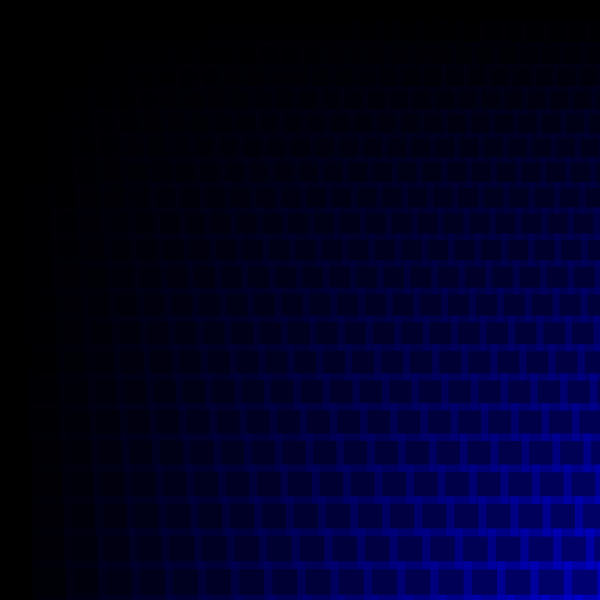
Frame 1 (no input)
Frame 60 (the mouse pressed at the canvas centre just before this capture): identical to frame 1, image omitted
Frame 120 (the mouse held since frame 60 and released just before this capture): identical to frame 1, image omitted

The Processing sketch that drew this single still picture (run headless with seeded random() and noise(); from frame 60 on, the mouse is pressed at the canvas centre):

// Processing sketch: processing_38838
// ── processing_38838.pde

/**********************************************************************
 *
 *          Title:  gradientShapes
 *         Author:  Matt Richard, matthewrichard.net
 *
 *    Description:  This example shows how to use nested for loops to 
 *                  create patterns in both the x and y axis. I have
 *                  also included a function that will draw equalateral
 *                  triangles. There are several render modes displaying
 *                  different patterns each of which can be accessed by
 *                  pressing the number keys. This is accomplished by using
 *                  the keyPressed() function native to Processing.
 *
 *           Date:  9/22/2011
 *
 **********************************************************************/
int renderMode = 1;

void setup() {
  size(600, 600);
  smooth();
}

void draw() {
  background(0);
  noStroke();

  if ( renderMode == 1 ) {
    // rectangles
    float rectWidth = 25.0;
    for (float y = 0.0; y < height; y += rectWidth * 0.8) {

      for (float x = 0.0; x < width; x +=  rectWidth * 0.8) {

        float bColor = map(x * y, 0, width * height, 0, 255);       

        fill(0, 0, bColor, 128);
        rect(x, y, rectWidth, rectWidth);
        rectWidth *= 1.001;
      }
    }
  } 
  else if ( renderMode == 2 ) {
    // circles
    float circWidth = 100.0;
    for (float y = 0.0; y < height; y +=  circWidth * 0.7 ) {

      for (float x = 0.0; x < width; x +=  circWidth * 0.7 ) {

        float gColor = map((width - x) * y, 0, width * height, 0, 255);       

        fill(0, gColor, 0, 128);
        ellipse(x, y, circWidth, circWidth);
        circWidth *= 0.995;
      }
    }
  } 
  else if ( renderMode == 3 ) {
    // triangles
    float triRadius = 50.0;
    int count = 0;
    for (float y = 0.0; y < height; y += triRadius * 0.9 ) {

      for (float x = 0.0; x < width; x += triRadius * 0.9 ) {

        count++;

        float rgbColor = map(x * (height - y), 0, width * height, 0, 255);

        if (count % 3 == 0) {
          fill(rgbColor, 255, 255, 128);
        }
        else if (count % 3 == 1) {
          fill(255, rgbColor, 255, 128);
        }
        else if (count % 3 == 2) {
          fill(255, 255, rgbColor, 128);
        }

        renderTriangle(x, y, triRadius, (int(x) % 2) * 60.0);
      }
    }
  }
  else if ( renderMode == 4 ) {
    // lines
    float lineSpace = 10.0;
    int count = 0;
    strokeWeight(10);
    for (float y = 0.0; y < height; y += lineSpace * 0.8 ) {

      count ++;
      for (float x = 0.0; x < width; x += lineSpace * 0.7 ) {

        count ++;

        if (count % 3 == 0) {
          stroke(255, 0, 0, 65);
        }
        else if (count % 3 == 1) {
          stroke(0, 255, 0, 65);
        }
        else if (count % 3 == 2) {
          stroke(0, 0, 255, 65);
        }

        line(x, y, width/2, height/2);
      }
    }
  }
  else if ( renderMode == 5 ) {
    // triangles, circles, and rectangles
    float triRadius = 50.0;
    int count = 0;
    for (float y = 0.0; y < height; y += triRadius * 0.9 ) {

      for (float x = 0.0; x < width; x += triRadius * 0.9 ) {

        count++;

        float rgbColor = map(y, 0, height, 0, 255);

        if (count % 3 == 0) {
          fill(rgbColor, 0, 255, 128);
          ellipse(x, y, 30, 30);
        }
        else if (count % 3 == 1) {
          fill(255, rgbColor, 255, 128);
          rect(x, y, 90, 90);
        }
        else if (count % 3 == 2) {
          fill(255, 0, rgbColor, 128);
          renderTriangle(x, y, triRadius, (int(x) % 2) * 60.0);
        }
      }
    }
  }
  else if ( renderMode == 6 ) {
    // lines 2
    float lineSpace = 50.0;
    float distance = 0.0;// variable to determine distance, in turn used for sw
    float sw = 0.0; // variable for strokeWeight
    int count = 0;

    for (float y = 0.0; y <= height; y += lineSpace ) {

      count ++;
      for (float x = 0.0; x <= width; x += lineSpace ) {

        count ++;

        if (count % 6 == 0) {
          stroke(255, 0, 0, 65);
        }
        else if (count % 6 == 1) {
          stroke(255, 255, 0, 65);
        }
        else if (count % 6 == 2) {
          stroke(0, 255, 0, 65);
        }
        else if (count % 6 == 3) {
          stroke(0, 255, 255, 65);
        }
        else if (count % 6 == 4) {
          stroke(0, 0, 255, 65);
        }
        else if (count % 6 == 5) {
          stroke(255, 0, 255, 65);
        }



        if ( y == 0.0 ) {
          //stroke(128);
          distance = dist(x, y, y, x);
          sw = map(distance, 0, 850, 1, 100);
          strokeWeight(sw);
          line(x, y, y, x);

          distance = dist(x, y, width, height - x);
          sw = map(distance, 0, 850, 1, 100);
          strokeWeight(sw);
          line(x, y, width, height - x);
        }
        if ( y == height ) {
          //stroke(255);

          distance = dist(x, y, y, x);
          sw = map(distance, 0, 850, 1, 100);
          strokeWeight(sw);
          line(x, y, y, x);

          distance = dist(0, x, width - x, y);
          sw = map(distance, 0, 850, 1, 100);
          strokeWeight(sw);
          line(0, x, width - x, y);
        }
      }
    }
  }
  else if ( renderMode == 7 ) {
    // lines 3
    float lineSpace = 20.0;
    float distance = 0.0;// variable to determine distance, in turn used for sw
    float sw = 0.0; // variable for strokeWeight
    float swMax = 50.0;
    int count = 0;

    for (float x = 0.0; x <= width; x += lineSpace ) {

      count ++;

      if (count % 6 == 0) {
        stroke(255, 0, 0, 65);
      }
      else if (count % 6 == 1) {
        stroke(255, 255, 0, 65);
      }
      else if (count % 6 == 2) {
        stroke(0, 255, 0, 65);
      }
      else if (count % 6 == 3) {
        stroke(0, 255, 255, 65);
      }
      else if (count % 6 == 4) {
        stroke(0, 0, 255, 65);
      }
      else if (count % 6 == 5) {
        stroke(255, 0, 255, 65);
      }



      distance = dist(x, 0, mouseX, mouseY);
      sw = map(distance, 0, 850, 1, swMax);
      strokeWeight(sw);
      line(x, 0, mouseX, mouseY);

      distance = dist(width, height - x, mouseX,  mouseY);
      sw = map(distance, 0, 850, 1, swMax);
      strokeWeight(sw);
      line(width, height - x, mouseX,  mouseY);

      distance = dist(x, height, mouseX,  mouseY);
      sw = map(distance, 0, 850, 1, swMax);
      strokeWeight(sw);
      line(x, height, mouseX,  mouseY);

      distance = dist(0, x, mouseX,  mouseY);
      sw = map(distance, 0, 850, 1, swMax);
      strokeWeight(sw);
      line(0, x, mouseX,  mouseY);
    }
  }
}


/**********************************************************************
 *
 *      Function Name:  renderTriangle
 *             Author:  Matt Richard, matthewrichard.net
 *
 *         Parameters:  (float _xCenter, float _yCenter, float _radius, float _angle)
 *        Description:  Calculates the position for the vertices of an
 *                      eqaulateral triangle when given the x and y value
 *                      of the center of the triangle, along with the
 *                      radius from the center to one of the vertices
 *                      and the angle of the triangle. It then draws the
 *                      triangle to the display window.
 *
 *           Date:  9/22/2011
 *
 **********************************************************************/
void renderTriangle(float _xCenter, float _yCenter, float _radius, float _angle) {
  float x1, y1, x2, y2, x3, y3;
  x1 = (sin(TWO_PI * 0.33 + radians(_angle)) * _radius) + _xCenter;
  y1 = (cos(TWO_PI * 0.33 + radians(_angle)) * _radius) + _yCenter;
  x2 = (sin(TWO_PI * 0.67 + radians(_angle)) * _radius) + _xCenter;
  y2 = (cos(TWO_PI * 0.67 + radians(_angle)) * _radius) + _yCenter;
  x3 = (sin(TWO_PI * 1.00 + radians(_angle)) * _radius) + _xCenter;
  y3 = (cos(TWO_PI * 1.00 + radians(_angle)) * _radius) + _yCenter;

  triangle(x1, y1, x2, y2, x3, y3);
}

void keyPressed() {
  if ( key == '1') {
    renderMode = 1;
  } 
  else if ( key == '2') {
    renderMode = 2;
  }
  else if ( key == '3') {
    renderMode = 3;
  }
  else if ( key == '4') {
    renderMode = 4;
  }
  else if ( key == '5') {
    renderMode = 5;
  }
  else if ( key == '6') {
    renderMode = 6;
  }
  else if ( key == '7') {
    renderMode = 7;
  }
}
